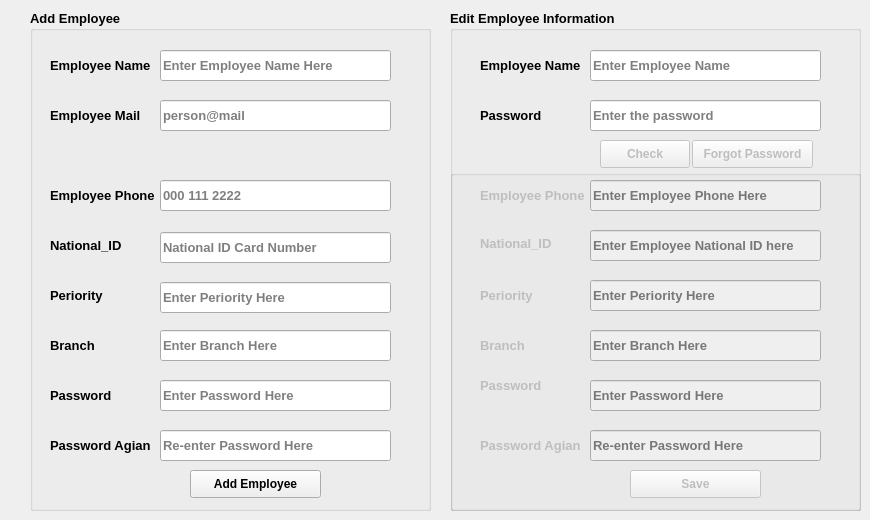
           <widget class="QWidget" name="tab_25">
            <attribute name="title">
             <string>Employeies</string>
            </attribute>
            <widget class="QGroupBox" name="groupBox_5">
             <property name="enabled">
              <bool>true</bool>
             </property>
             <property name="geometry">
              <rect>
               <x>30</x>
               <y>10</y>
               <width>401</width>
               <height>501</height>
              </rect>
             </property>
             <property name="font">
              <font>
               <family>Ubuntu</family>
               <pointsize>10</pointsize>
               <weight>75</weight>
               <bold>true</bold>
              </font>
             </property>
             <property name="title">
              <string>Add Employee</string>
             </property>
             <widget class="QLabel" name="label_50">
              <property name="geometry">
               <rect>
                <x>20</x>
                <y>220</y>
                <width>81</width>
                <height>31</height>
               </rect>
              </property>
              <property name="font">
               <font>
                <family>Ubuntu</family>
                <pointsize>10</pointsize>
                <weight>75</weight>
                <bold>true</bold>
               </font>
              </property>
              <property name="text">
               <string>National_ID</string>
              </property>
             </widget>
             <widget class="QLabel" name="label_51">
              <property name="geometry">
               <rect>
                <x>20</x>
                <y>90</y>
                <width>101</width>
                <height>31</height>
               </rect>
              </property>
              <property name="font">
               <font>
                <family>Ubuntu</family>
                <pointsize>10</pointsize>
                <weight>75</weight>
                <bold>true</bold>
               </font>
              </property>
              <property name="text">
               <string>Employee Mail</string>
              </property>
             </widget>
             <widget class="QLabel" name="label_52">
              <property name="geometry">
               <rect>
                <x>20</x>
                <y>40</y>
                <width>101</width>
                <height>31</height>
               </rect>
              </property>
              <property name="font">
               <font>
                <family>Ubuntu</family>
                <pointsize>10</pointsize>
                <weight>75</weight>
                <bold>true</bold>
                <kerning>false</kerning>
               </font>
              </property>
              <property name="text">
               <string>Employee Name</string>
              </property>
             </widget>
             <widget class="QLabel" name="label_53">
              <property name="geometry">
               <rect>
                <x>20</x>
                <y>170</y>
                <width>111</width>
                <height>31</height>
               </rect>
              </property>
              <property name="font">
               <font>
                <family>Ubuntu</family>
                <pointsize>10</pointsize>
                <weight>75</weight>
                <bold>true</bold>
               </font>
              </property>
              <property name="text">
               <string>Employee Phone</string>
              </property>
             </widget>
             <widget class="QLabel" name="label_54">
              <property name="geometry">
               <rect>
                <x>20</x>
                <y>370</y>
                <width>81</width>
                <height>31</height>
               </rect>
              </property>
              <property name="font">
               <font>
                <family>Ubuntu</family>
                <pointsize>10</pointsize>
                <weight>75</weight>
                <bold>true</bold>
               </font>
              </property>
              <property name="text">
               <string>Password</string>
              </property>
             </widget>
             <widget class="QLabel" name="label_55">
              <property name="geometry">
               <rect>
                <x>20</x>
                <y>420</y>
                <width>101</width>
                <height>31</height>
               </rect>
              </property>
              <property name="font">
               <font>
                <family>Ubuntu</family>
                <pointsize>10</pointsize>
                <weight>75</weight>
                <bold>true</bold>
               </font>
              </property>
              <property name="text">
               <string>Password Agian</string>
              </property>
             </widget>
             <widget class="QPushButton" name="pushButton_38">
              <property name="enabled">
               <bool>true</bool>
              </property>
              <property name="geometry">
               <rect>
                <x>160</x>
                <y>460</y>
                <width>131</width>
                <height>28</height>
               </rect>
              </property>
              <property name="font">
               <font>
                <family>Ubuntu</family>
                <pointsize>9</pointsize>
                <weight>75</weight>
                <italic>false</italic>
                <bold>true</bold>
               </font>
              </property>
              <property name="text">
               <string>Add Employee</string>
              </property>
             </widget>
             <widget class="QLabel" name="label_72">
              <property name="geometry">
               <rect>
                <x>20</x>
                <y>270</y>
                <width>81</width>
                <height>31</height>
               </rect>
              </property>
              <property name="font">
               <font>
                <pointsize>10</pointsize>
                <weight>75</weight>
                <bold>true</bold>
               </font>
              </property>
              <property name="text">
               <string>Periority</string>
              </property>
             </widget>
             <widget class="QLineEdit" name="lineEdit_31">
              <property name="geometry">
               <rect>
                <x>130</x>
                <y>40</y>
                <width>231</width>
                <height>31</height>
               </rect>
              </property>
              <property name="placeholderText">
               <string>Enter Employee Name Here</string>
              </property>
             </widget>
             <widget class="QLineEdit" name="lineEdit_32">
              <property name="geometry">
               <rect>
                <x>130</x>
                <y>90</y>
                <width>231</width>
                <height>31</height>
               </rect>
              </property>
              <property name="placeholderText">
               <string>person@mail</string>
              </property>
             </widget>
             <widget class="QLineEdit" name="lineEdit_33">
              <property name="geometry">
               <rect>
                <x>130</x>
                <y>170</y>
                <width>231</width>
                <height>31</height>
               </rect>
              </property>
              <property name="placeholderText">
               <string>000 111 2222</string>
              </property>
             </widget>
             <widget class="QLineEdit" name="lineEdit_34">
              <property name="geometry">
               <rect>
                <x>130</x>
                <y>222</y>
                <width>231</width>
                <height>31</height>
               </rect>
              </property>
              <property name="placeholderText">
               <string>National ID Card Number</string>
              </property>
             </widget>
             <widget class="QLineEdit" name="lineEdit_35">
              <property name="geometry">
               <rect>
                <x>130</x>
                <y>272</y>
                <width>231</width>
                <height>31</height>
               </rect>
              </property>
              <property name="echoMode">
               <enum>QLineEdit::Normal</enum>
              </property>
              <property name="placeholderText">
               <string>Enter Periority Here</string>
              </property>
             </widget>
             <widget class="QLineEdit" name="lineEdit_36">
              <property name="geometry">
               <rect>
                <x>130</x>
                <y>370</y>
                <width>231</width>
                <height>31</height>
               </rect>
              </property>
              <property name="echoMode">
               <enum>QLineEdit::Password</enum>
              </property>
              <property name="placeholderText">
               <string>Enter Password Here</string>
              </property>
             </widget>
             <widget class="QLineEdit" name="lineEdit_37">
              <property name="geometry">
               <rect>
                <x>130</x>
                <y>420</y>
                <width>231</width>
                <height>31</height>
               </rect>
              </property>
              <property name="echoMode">
               <enum>QLineEdit::Password</enum>
              </property>
              <property name="placeholderText">
               <string>Re-enter Password Here</string>
              </property>
             </widget>
             <widget class="QLabel" name="label_89">
              <property name="geometry">
               <rect>
                <x>20</x>
                <y>320</y>
                <width>81</width>
                <height>31</height>
               </rect>
              </property>
              <property name="font">
               <font>
                <pointsize>10</pointsize>
                <weight>75</weight>
                <bold>true</bold>
               </font>
              </property>
              <property name="text">
               <string>Branch</string>
              </property>
             </widget>
             <widget class="QLineEdit" name="lineEdit_53">
              <property name="geometry">
               <rect>
                <x>130</x>
                <y>320</y>
                <width>231</width>
                <height>31</height>
               </rect>
              </property>
              <property name="placeholderText">
               <string>Enter Branch Here</string>
              </property>
             </widget>
            </widget>
            <widget class="QGroupBox" name="groupBox_6">
             <property name="geometry">
              <rect>
               <x>450</x>
               <y>10</y>
               <width>411</width>
               <height>501</height>
              </rect>
             </property>
             <property name="font">
              <font>
               <family>Ubuntu</family>
               <pointsize>10</pointsize>
               <weight>75</weight>
               <bold>true</bold>
              </font>
             </property>
             <property name="title">
              <string>Edit Employee Information</string>
             </property>
             <widget class="QLabel" name="label_57">
              <property name="geometry">
               <rect>
                <x>30</x>
                <y>90</y>
                <width>81</width>
                <height>31</height>
               </rect>
              </property>
              <property name="font">
               <font>
                <family>Ubuntu</family>
                <pointsize>10</pointsize>
                <weight>75</weight>
                <bold>true</bold>
               </font>
              </property>
              <property name="text">
               <string>Password</string>
              </property>
             </widget>
             <widget class="QLabel" name="label_58">
              <property name="geometry">
               <rect>
                <x>30</x>
                <y>40</y>
                <width>101</width>
                <height>31</height>
               </rect>
              </property>
              <property name="font">
               <font>
                <family>Ubuntu</family>
                <pointsize>10</pointsize>
                <weight>75</weight>
                <bold>true</bold>
               </font>
              </property>
              <property name="text">
               <string>Employee Name</string>
              </property>
             </widget>
             <widget class="QPushButton" name="pushButton_36">
              <property name="enabled">
               <bool>false</bool>
              </property>
              <property name="geometry">
               <rect>
                <x>150</x>
                <y>130</y>
                <width>90</width>
                <height>28</height>
               </rect>
              </property>
              <property name="font">
               <font>
                <family>Ubuntu</family>
                <pointsize>9</pointsize>
                <weight>75</weight>
                <italic>false</italic>
                <bold>true</bold>
               </font>
              </property>
              <property name="text">
               <string>Check</string>
              </property>
             </widget>
             <widget class="QPushButton" name="pushButton_41">
              <property name="enabled">
               <bool>false</bool>
              </property>
              <property name="geometry">
               <rect>
                <x>242</x>
                <y>130</y>
                <width>121</width>
                <height>28</height>
               </rect>
              </property>
              <property name="font">
               <font>
                <family>Ubuntu</family>
                <pointsize>9</pointsize>
                <weight>75</weight>
                <italic>false</italic>
                <bold>true</bold>
               </font>
              </property>
              <property name="text">
               <string>Forgot Password</string>
              </property>
             </widget>
             <widget class="QLineEdit" name="lineEdit_43">
              <property name="geometry">
               <rect>
                <x>140</x>
                <y>40</y>
                <width>231</width>
                <height>31</height>
               </rect>
              </property>
              <property name="placeholderText">
               <string>Enter Employee Name</string>
              </property>
             </widget>
             <widget class="QLineEdit" name="lineEdit_44">
              <property name="geometry">
               <rect>
                <x>140</x>
                <y>90</y>
                <width>231</width>
                <height>31</height>
               </rect>
              </property>
              <property name="echoMode">
               <enum>QLineEdit::Password</enum>
              </property>
              <property name="placeholderText">
               <string>Enter the password</string>
              </property>
             </widget>
             <widget class="QGroupBox" name="groupBox">
              <property name="enabled">
               <bool>false</bool>
              </property>
              <property name="geometry">
               <rect>
                <x>0</x>
                <y>160</y>
                <width>411</width>
                <height>341</height>
               </rect>
              </property>
              <property name="title">
               <string/>
              </property>
              <widget class="QLabel" name="label_56">
               <property name="geometry">
                <rect>
                 <x>30</x>
                 <y>58</y>
                 <width>81</width>
                 <height>31</height>
                </rect>
               </property>
               <property name="font">
                <font>
                 <family>Ubuntu</family>
                 <pointsize>10</pointsize>
                 <weight>75</weight>
                 <bold>true</bold>
                </font>
               </property>
               <property name="text">
                <string>National_ID</string>
               </property>
              </widget>
              <widget class="QLabel" name="label_60">
               <property name="geometry">
                <rect>
                 <x>30</x>
                 <y>200</y>
                 <width>81</width>
                 <height>31</height>
                </rect>
               </property>
               <property name="font">
                <font>
                 <family>Ubuntu</family>
                 <pointsize>10</pointsize>
                 <weight>75</weight>
                 <bold>true</bold>
                </font>
               </property>
               <property name="text">
                <string>Password</string>
               </property>
              </widget>
              <widget class="QLineEdit" name="lineEdit_39">
               <property name="geometry">
                <rect>
                 <x>140</x>
                 <y>260</y>
                 <width>231</width>
                 <height>31</height>
                </rect>
               </property>
               <property name="echoMode">
                <enum>QLineEdit::Password</enum>
               </property>
               <property name="placeholderText">
                <string>Re-enter Password Here </string>
               </property>
              </widget>
              <widget class="QLabel" name="label_75">
               <property name="geometry">
                <rect>
                 <x>30</x>
                 <y>110</y>
                 <width>81</width>
                 <height>31</height>
                </rect>
               </property>
               <property name="font">
                <font>
                 <pointsize>10</pointsize>
                 <weight>75</weight>
                 <bold>true</bold>
                </font>
               </property>
               <property name="text">
                <string>Periority</string>
               </property>
              </widget>
              <widget class="QLabel" name="label_61">
               <property name="geometry">
                <rect>
                 <x>30</x>
                 <y>260</y>
                 <width>101</width>
                 <height>31</height>
                </rect>
               </property>
               <property name="font">
                <font>
                 <family>Ubuntu</family>
                 <pointsize>10</pointsize>
                 <weight>75</weight>
                 <bold>true</bold>
                </font>
               </property>
               <property name="text">
                <string>Password Agian</string>
               </property>
              </widget>
              <widget class="QLabel" name="label_59">
               <property name="geometry">
                <rect>
                 <x>30</x>
                 <y>10</y>
                 <width>111</width>
                 <height>31</height>
                </rect>
               </property>
               <property name="font">
                <font>
                 <family>Ubuntu</family>
                 <pointsize>10</pointsize>
                 <weight>75</weight>
                 <bold>true</bold>
                </font>
               </property>
               <property name="text">
                <string>Employee Phone</string>
               </property>
              </widget>
              <widget class="QLineEdit" name="lineEdit_38">
               <property name="geometry">
                <rect>
                 <x>140</x>
                 <y>110</y>
                 <width>231</width>
                 <height>31</height>
                </rect>
               </property>
               <property name="placeholderText">
                <string>Enter Periority Here</string>
               </property>
              </widget>
              <widget class="QLineEdit" name="lineEdit_40">
               <property name="geometry">
                <rect>
                 <x>140</x>
                 <y>10</y>
                 <width>231</width>
                 <height>31</height>
                </rect>
               </property>
               <property name="placeholderText">
                <string>Enter Employee Phone Here</string>
               </property>
              </widget>
              <widget class="QLabel" name="label_88">
               <property name="geometry">
                <rect>
                 <x>30</x>
                 <y>160</y>
                 <width>81</width>
                 <height>31</height>
                </rect>
               </property>
               <property name="font">
                <font>
                 <pointsize>10</pointsize>
                 <weight>75</weight>
                 <bold>true</bold>
                </font>
               </property>
               <property name="text">
                <string>Branch</string>
               </property>
              </widget>
              <widget class="QLineEdit" name="lineEdit_52">
               <property name="geometry">
                <rect>
                 <x>140</x>
                 <y>160</y>
                 <width>231</width>
                 <height>31</height>
                </rect>
               </property>
               <property name="placeholderText">
                <string>Enter Branch Here</string>
               </property>
              </widget>
              <widget class="QLineEdit" name="lineEdit_41">
               <property name="geometry">
                <rect>
                 <x>140</x>
                 <y>60</y>
                 <width>231</width>
                 <height>31</height>
                </rect>
               </property>
               <property name="placeholderText">
                <string>Enter Employee National ID here</string>
               </property>
              </widget>
              <widget class="QLineEdit" name="lineEdit_42">
               <property name="geometry">
                <rect>
                 <x>140</x>
                 <y>210</y>
                 <width>231</width>
                 <height>31</height>
                </rect>
               </property>
               <property name="echoMode">
                <enum>QLineEdit::Password</enum>
               </property>
               <property name="placeholderText">
                <string>Enter Password Here</string>
               </property>
              </widget>
              <widget class="QPushButton" name="pushButton_56">
               <property name="geometry">
                <rect>
                 <x>180</x>
                 <y>300</y>
                 <width>131</width>
                 <height>28</height>
                </rect>
               </property>
               <property name="font">
                <font>
                 <family>Ubuntu</family>
                 <pointsize>9</pointsize>
                 <weight>75</weight>
                 <italic>false</italic>
                 <bold>true</bold>
                </font>
               </property>
               <property name="text">
                <string>Save</string>
               </property>
              </widget>
             </widget>
            </widget>
           </widget>
